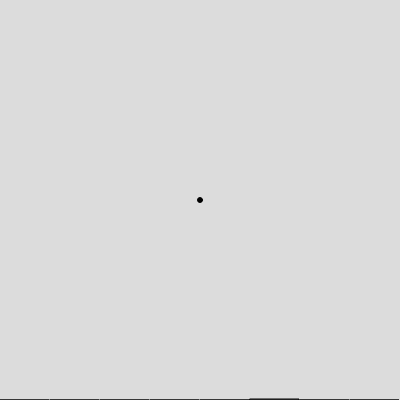
Frame 1 (no input)
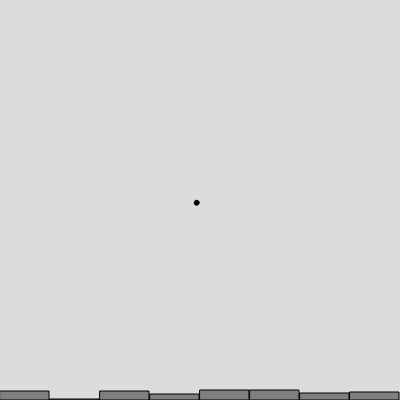
Frame 60 (no input)
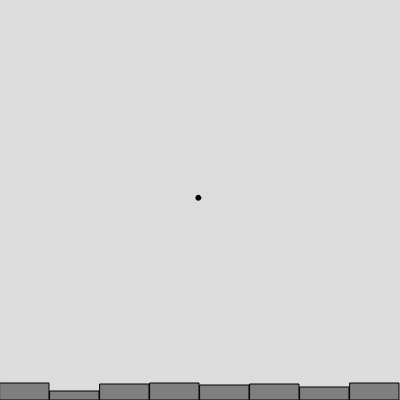
Frame 120 (the mouse pressed at the canvas centre since frame 60)

The p5.js sketch that drew these frames (run headless with seeded random() and noise() and a simulated clock; from frame 60 on, the mouse is pressed at the canvas centre):

// p5.js sketch
// ── sketch.js
// this is a simple example of a random walker
// I have included a graph to show all the random distributions of each step taken

let walker;
let total = 8;
let randomCounts = [];

function setup() {
  createCanvas(400, 400);
  walker = new Walker();

  for (let i = 0; i < total; i++) {
    randomCounts[i] = 0;
  }
}

function draw() {
  background(220);
  walker.show();
  walker.step();

  let index = floor(random(randomCounts.length));
  randomCounts[index]++;

  stroke(0);
  fill(127);
  let w = width / randomCounts.length;

  for (let x = 0; x < randomCounts.length; x++) {
    rect(x * w, height - randomCounts[x], w - 1, randomCounts[x]);
  }
}

class Walker {
  constructor() {
    this.x = width / 2;
    this.y = height / 2;
  }

  show() {
    stroke(0);
    fill(0);
    circle(this.x, this.y, 5);
  }

  step() {
    let xstep = random(-1, 1);
    let ystep = random(-1, 1);

    this.x += xstep;
    this.y += ystep;
  }
}
